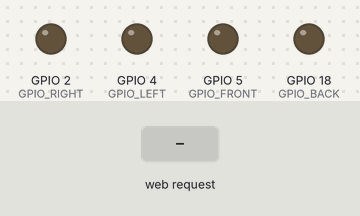
The program below on a simulated ESP32. Parts: output pins drawn as LEDs (lit = HIGH). Inputs (shaded band) come from the test bench. WiFi joins after 1.5 s; servers stay silent unless stated; what the program prints to the serial monitor is not drawn.

Above: at 2.7 s.
2.8 s: HTTP request GET /GPIO=1 received
At 3.4 s:
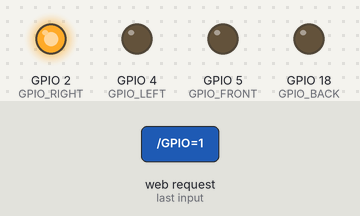
4.3 s: HTTP request GET /GPIO=2 received
At 5.5 s:
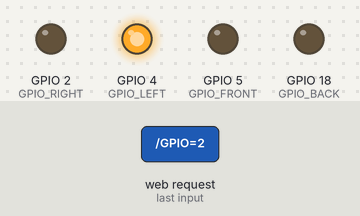
5.8 s: HTTP request GET /GPIO=3 received
At 6.9 s:
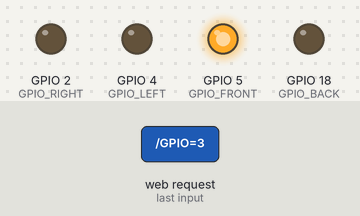
7.3 s: HTTP request GET /GPIO=4 received
At 8.0 s:
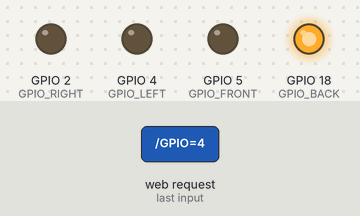
Timing chart, 0 to 9.8 s (numbered marks = the images above; inputs shaded):
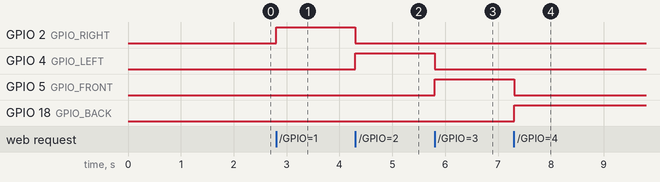

The program:

main.cpp
```cpp
#include <WiFi.h>

// Replace with your WiFi credentials
const char* ssid = "1";       // Your WiFi SSID
const char* password = "";    // Your WiFi password

WiFiServer server(80); // Create a web server on port 80

// Define GPIO pins
#define GPIO_RIGHT 2
#define GPIO_LEFT 4
#define GPIO_FRONT 5
#define GPIO_BACK 18

void setup() {
  Serial.begin(115200);

  // Connect to WiFi
  WiFi.begin(ssid, password);
  Serial.print("Connecting to WiFi...");
  while (WiFi.status() != WL_CONNECTED) {
    delay(500);
    Serial.print(".");
  }

  Serial.println("\nConnected to WiFi!");
  Serial.print("IP Address: ");
  Serial.println(WiFi.localIP());

  // Start the server
  server.begin();
  Serial.println("Server started.");

  // Initialize GPIO pins
  pinMode(GPIO_RIGHT, OUTPUT);
  pinMode(GPIO_LEFT, OUTPUT);
  pinMode(GPIO_FRONT, OUTPUT);
  pinMode(GPIO_BACK, OUTPUT);

  // Ensure all pins are LOW initially
  digitalWrite(GPIO_RIGHT, LOW);
  digitalWrite(GPIO_LEFT, LOW);
  digitalWrite(GPIO_FRONT, LOW);
  digitalWrite(GPIO_BACK, LOW);
}

void controlGPIO(int option) {
  // Reset all pins to LOW
  digitalWrite(GPIO_RIGHT, LOW);
  digitalWrite(GPIO_LEFT, LOW);
  digitalWrite(GPIO_FRONT, LOW);
  digitalWrite(GPIO_BACK, LOW);

  // Set pins based on the option
  if (option == 1) {
    digitalWrite(GPIO_RIGHT, HIGH); // Move right
    Serial.println("RIGHT: GPIO_RIGHT HIGH");
  } else if (option == 2) {
    digitalWrite(GPIO_LEFT, HIGH); // Move left
    Serial.println("LEFT: GPIO_LEFT HIGH");
  } else if (option == 3) {
    digitalWrite(GPIO_FRONT, HIGH); // Move forward
    Serial.println("FRONT: GPIO_FRONT HIGH");
  } else if (option == 4) {
    digitalWrite(GPIO_BACK, HIGH); // Move backward
    Serial.println("BACK: GPIO_BACK HIGH");
  } else {
    Serial.println("All GPIOs LOW");
  }
}

void loop() {
  // Check if a client is connected
  WiFiClient client = server.available();
  if (client) {
    Serial.println("New client connected.");
    String request = "";

    // Read the client request
    while (client.connected()) {
      if (client.available()) {
        char c = client.read();
        request += c;

        // Break out of loop once the request ends
        if (request.endsWith("\r\n\r\n")) break;
      }
    }

    // Debug: Print the request to the Serial Monitor
    Serial.println(request);

    // Parse the request for GPIO control
    if (request.indexOf("/GPIO=1") != -1) {
      controlGPIO(1); // Activate GPIO_RIGHT
    } else if (request.indexOf("/GPIO=2") != -1) {
      controlGPIO(2); // Activate GPIO_LEFT
    } else if (request.indexOf("/GPIO=3") != -1) {
      controlGPIO(3); // Activate GPIO_FRONT
    } else if (request.indexOf("/GPIO=4") != -1) {
      controlGPIO(4); // Activate GPIO_BACK
    } else if (request.indexOf("/GPIO=0") != -1) {
      controlGPIO(0); // Set all GPIOs to LOW
    }

    // Send an HTTP response to the client
    client.println("HTTP/1.1 200 OK");
    client.println("Content-Type: text/html");
    client.println("Connection: close");
    client.println();
    client.println("<!DOCTYPE HTML>");
    client.println("<html>");
    client.println("<h1>ESP32 Buggy Control</h1>");
    client.println("<p><a href=\"/GPIO=1\">Move RIGHT</a></p>");
    client.println("<p><a href=\"/GPIO=2\">Move LEFT</a></p>");
    client.println("<p><a href=\"/GPIO=3\">Move FORWARD</a></p>");
    client.println("<p><a href=\"/GPIO=4\">Move BACKWARD</a></p>");
    client.println("<p><a href=\"/GPIO=0\">STOP</a></p>");
    client.println("</html>");

    // Close the connection
    client.stop();
    Serial.println("Client disconnected.");
  }
}
```

Measured:
- after the input at 2.8 s, GPIO 2 (GPIO_RIGHT): LOW → HIGH at once
- after the input at 4.3 s, GPIO 2 (GPIO_RIGHT): HIGH → LOW at once; GPIO 4 (GPIO_LEFT): LOW → HIGH at once
- after the input at 5.8 s, GPIO 4 (GPIO_LEFT): HIGH → LOW at once; GPIO 5 (GPIO_FRONT): LOW → HIGH at once
- after the input at 7.3 s, GPIO 5 (GPIO_FRONT): HIGH → LOW at once; GPIO 18 (GPIO_BACK): LOW → HIGH at once
